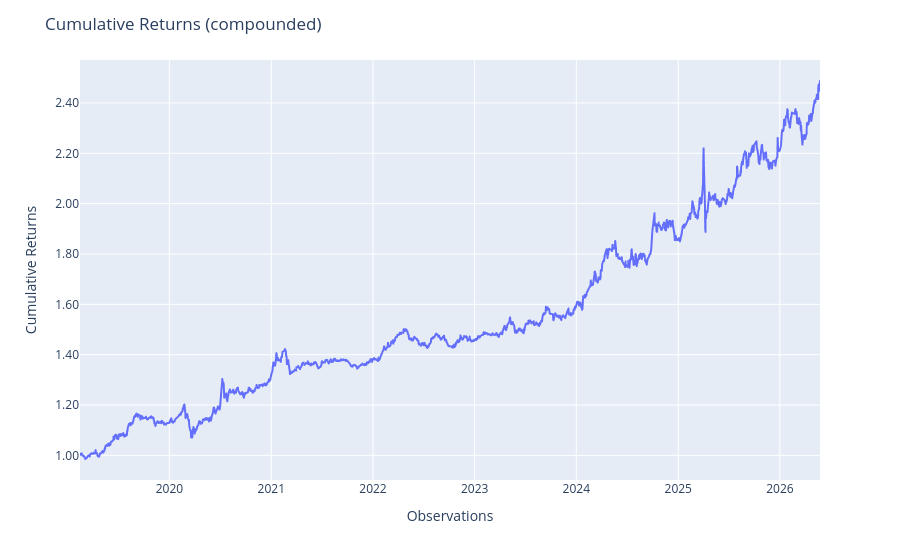

The cell this chart's notebook holds for it:
### Code cell
oos_mpt = MultiPeriodPortfolio([fold['test'] for fold in fold_real],compounded=True)
oos_mpt.plot_cumulative_returns()

### Figure 1 — Plotly figure (JSON) as saved in the notebook; plotly's stock layout.template omitted (floating-point values rounded to 4 significant figures; data arrays with more than 128 entries replaced by an {"elided": "..."} marker saying what was removed)
{"data": [{"hovertemplate": "variable=cumulative_returns<br>index=%{x}<br>value=%{y}<extra></extra>", "legendgroup": "cumulative_returns", "line": {"color": "#636efa", "dash": "solid"}, "marker": {"symbol": "circle"}, "mode": "lines", "name": "cumulative_returns", "showlegend": true, "type": "scattergl", "x": {"elided": "1764 str values"}, "xaxis": "x", "y": {"elided": "1764 float values"}, "yaxis": "y"}], "layout": {"legend": {"title": {"text": "variable"}, "tracegroupgap": 0}, "margin": {"t": 60}, "showlegend": false, "title": {"text": "Cumulative Returns (compounded)"}, "xaxis": {"anchor": "y", "domain": [0, 1], "title": {"text": "Observations"}}, "yaxis": {"anchor": "x", "domain": [0, 1], "tickformat": ".2f", "title": {"text": "Cumulative Returns"}}}}
